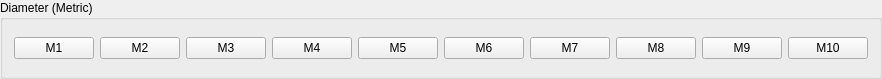
       <widget class="QGroupBox" name="MetricMeasurements">
        <property name="geometry">
         <rect>
          <x>20</x>
          <y>150</y>
          <width>878</width>
          <height>79</height>
         </rect>
        </property>
        <property name="title">
         <string>Diameter (Metric)</string>
        </property>
        <layout class="QGridLayout" name="gridLayout_6">
         <item row="0" column="0">
          <widget class="QPushButton" name="pushButton">
           <property name="text">
            <string>M1</string>
           </property>
           <attribute name="buttonGroup">
            <string notr="true">MetricSizeGroup</string>
           </attribute>
          </widget>
         </item>
         <item row="0" column="1">
          <widget class="QPushButton" name="pushButton_3">
           <property name="text">
            <string>M2</string>
           </property>
           <property name="checkable">
            <bool>true</bool>
           </property>
           <attribute name="buttonGroup">
            <string notr="true">MetricSizeGroup</string>
           </attribute>
          </widget>
         </item>
         <item row="0" column="2">
          <widget class="QPushButton" name="pushButton_2">
           <property name="text">
            <string>M3</string>
           </property>
           <attribute name="buttonGroup">
            <string notr="true">MetricSizeGroup</string>
           </attribute>
          </widget>
         </item>
         <item row="0" column="3">
          <widget class="QPushButton" name="pushButton_4">
           <property name="text">
            <string>M4</string>
           </property>
           <attribute name="buttonGroup">
            <string notr="true">MetricSizeGroup</string>
           </attribute>
          </widget>
         </item>
         <item row="0" column="4">
          <widget class="QPushButton" name="pushButton_5">
           <property name="text">
            <string>M5</string>
           </property>
           <attribute name="buttonGroup">
            <string notr="true">MetricSizeGroup</string>
           </attribute>
          </widget>
         </item>
         <item row="0" column="5">
          <widget class="QPushButton" name="pushButton_10">
           <property name="text">
            <string>M6</string>
           </property>
           <attribute name="buttonGroup">
            <string notr="true">MetricSizeGroup</string>
           </attribute>
          </widget>
         </item>
         <item row="0" column="6">
          <widget class="QPushButton" name="pushButton_7">
           <property name="text">
            <string>M7</string>
           </property>
           <property name="checkable">
            <bool>true</bool>
           </property>
           <attribute name="buttonGroup">
            <string notr="true">MetricSizeGroup</string>
           </attribute>
          </widget>
         </item>
         <item row="0" column="7">
          <widget class="QPushButton" name="pushButton_9">
           <property name="text">
            <string>M8</string>
           </property>
           <attribute name="buttonGroup">
            <string notr="true">MetricSizeGroup</string>
           </attribute>
          </widget>
         </item>
         <item row="0" column="8">
          <widget class="QPushButton" name="pushButton_6">
           <property name="text">
            <string>M9</string>
           </property>
           <attribute name="buttonGroup">
            <string notr="true">MetricSizeGroup</string>
           </attribute>
          </widget>
         </item>
         <item row="0" column="9">
          <widget class="QPushButton" name="pushButton_8">
           <property name="text">
            <string>M10</string>
           </property>
           <attribute name="buttonGroup">
            <string notr="true">MetricSizeGroup</string>
           </attribute>
          </widget>
         </item>
        </layout>
       </widget>
